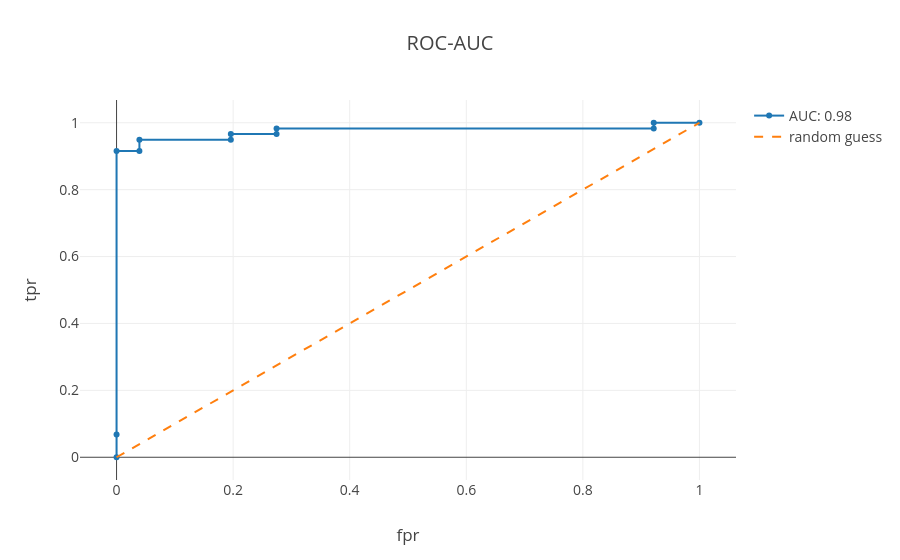

Notebook cell for this chart:
### Code cell
trace = go.Scatter(x=fpr, y=tpr, name=f'AUC: {auc_score:.2f}')
trace45 = go.Scatter(x=[0,1], y=[0,1], name='random guess', mode='lines', 
                     line=dict(dash='dash'))

layout = go.Layout(title='ROC-AUC',
                  xaxis={'title':'fpr'},
                  yaxis={'title':'tpr'},
                  font=dict(size=14))
fig = go.Figure(data=[trace, trace45],
               layout=layout)
iplot(fig)

### Figure 1 — Plotly figure (JSON) as saved in the notebook; plotly's stock layout.template omitted (floating-point values rounded to 4 significant figures)
{"data": [{"name": "AUC: 0.98", "type": "scatter", "uid": "57ff7eac-4c9b-4a71-b187-fa7cf9fb7f97", "x": [0, 0, 0, 0.03922, 0.03922, 0.1961, 0.1961, 0.2745, 0.2745, 0.9216, 0.9216, 1], "y": [0, 0.0678, 0.9153, 0.9153, 0.9492, 0.9492, 0.9661, 0.9661, 0.9831, 0.9831, 1, 1]}, {"line": {"dash": "dash"}, "mode": "lines", "name": "random guess", "type": "scatter", "uid": "3508e380-c9fa-4407-9bf2-a38945100631", "x": [0, 1], "y": [0, 1]}], "layout": {"font": {"size": 14}, "title": {"text": "ROC-AUC"}, "xaxis": {"title": {"text": "fpr"}}, "yaxis": {"title": {"text": "tpr"}}}}
